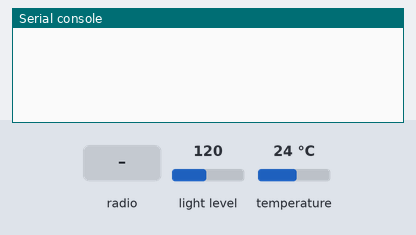
The program below on a simulated BBC micro:bit (MakeCode). Shown: the last lines printed to the serial console. The test bench sets the inputs (shaded band); at power-on: light level 120, temperature 24 °C. No radio messages arrive unless stated (any console line starting 'radio sent:' is added by the test bench).

Above: at 1.2 s.
1.3 s: radio message "1" arrives
At 2.5 s:
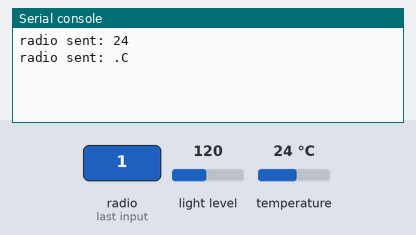
2.8 s: radio message "2" arrives
At 3.8 s:
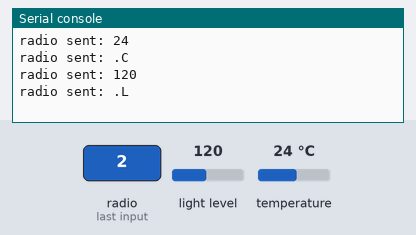

Measured:
- after the input at 1.3 s, the serial console: prints a new line at once (image 1)
- after the input at 2.8 s, the serial console: prints a new line at once (image 2)

The program:

main.ts
```typescript
radio.onReceivedNumber(function (receivedNumber) {
    if (receivedNumber == 1) {
        radio.sendNumber(input.temperature())
        radio.sendString(".C")
    }
    if (receivedNumber == 2) {
        radio.sendNumber(input.lightLevel())
        radio.sendString(".L")
    }
})
radio.setGroup(743)
```

test.ts
```typescript
// les tests vont ici ; cela ne sera pas compilé si ce paquet est utilisé en tant qu'extension.
```
